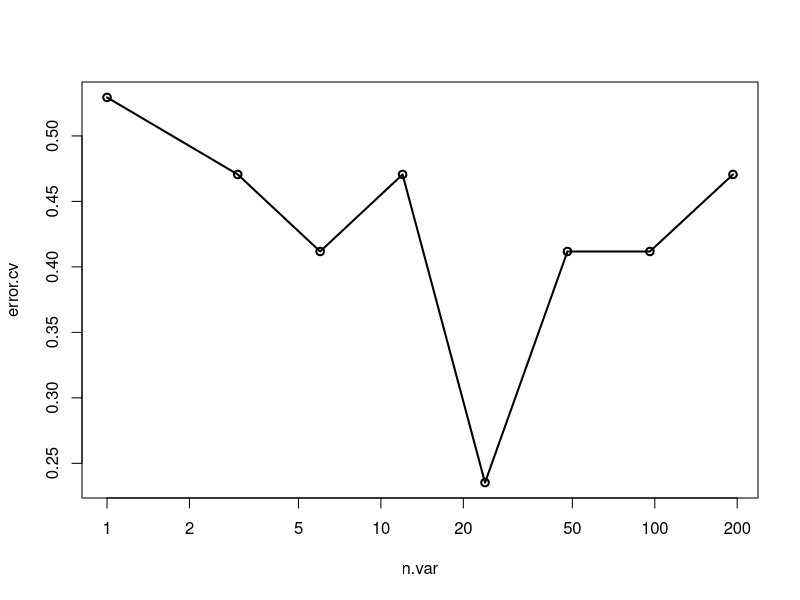

This figure's R source: (Note: this script raises an error after producing the figure.)
# 随机森林回归 Random Forest Regression


## 回归分析

# 我们主要有两个品种，种植在两个地点。这里先以A50建模，IR24验证的方案来演示。本实验较复杂 ，具体的方法会有多种组合。

# 读取实验设计、和物种分类文件
tc_map =read.table("design.txt",header = T, row.names = 1)
# 物种分类文件，由qiime summarize_taxa.py生成，详见扩增子分析流程系列
# 本研究以纲水平进行训练，其实各层面都可以，具体那个层面最优，需要逐个测试寻找。推荐纲、科，不建议用OTU，差异过大
otu_table =read.table("sum_g.txt",header = T, row.names = 1)
# 筛选品种作为训练集
sub_map = tc_map[tc_map$group %in% c("G2"),] # ,"IR24"
# 筛选OTU
idx = rownames(sub_map) %in% colnames(otu_table)
sub_map = sub_map[idx,]
sub_otu = otu_table[, rownames(sub_map)]   

## 随机森林回归
library(randomForest)
set.seed(315)
sub_map$site2 <- as.factor(sub_map$site2)
rf = randomForest(t(sub_otu), sub_map$site2, importance=TRUE, proximity=TRUE, ntree = 1000)
print(rf)

## 交叉验证选择Features
set.seed(315) # 随机数据保证结果可重复，必须
# rfcv是随机森林交叉验证函数：Random Forest Cross Validation
result = rfcv(t(sub_otu), sub_map$site2, cv.fold=10)
# 查看错误率表，23时错误率最低，为最佳模型
result$error.cv
# 绘制验证结果 
with(result, plot(n.var, error.cv, log="x", type="o", lwd=2))

# 导出feature重要性
imp= as.data.frame(rf$importance)
imp = imp[order(imp[,1],decreasing = T),]
head(imp)
write.table(imp,file = "importance_class.txt",quote = F,sep = '\t', row.names = T, col.names = T)
# 简单可视化
varImpPlot(rf, main = "Top 12 - Feature OTU importance",n.var = 15, bg = par("bg"),
           color = par("fg"), gcolor = par("fg"), lcolor = "gray" )


## ggplot2美华feature贡献度柱状图

# 软件内部的varImpPlot可以快速可视化贡献度，简单全面，但发表还是要美美哒，美是需要代码的，就是花时间
# 基本思路同绘制Top 23 feature柱状图，按门着色，简化纲水平名字

# 读取所有feature贡献度
imp = read.table("importance_class.txt", header=T, row.names= 1, sep="\t") 
# 分析选择top23分组效果最好
imp = head(imp, n=12)
# 反向排序X轴，让柱状图从上往下画
imp=imp[order(1:12,decreasing = T),]

# imp物种名分解
# 去除公共部分
imp$temp = gsub("k__Bacteria;p__","",rownames(imp),perl=TRUE) 
# 提取门名称
imp$phylum = gsub(";[\\w-\\[\\]_]+","",imp$temp,perl=TRUE) # rowname unallowed same name
imp$phylum = gsub("[\\[\\]]+","",imp$phylum,perl=TRUE) 
# 提取纲名称
imp$class = gsub("[\\w\\[\\];_]+;c__","",imp$temp,perl=TRUE)  
imp$class = gsub("[\\[\\]]+","",imp$class,perl=TRUE)
# 添加纲level保持队形
imp$class=factor(imp$class,levels = imp$class)

# 图4.1. 绘制物种类型种重要性柱状图
library(ggplot2)
imp$genus <- rownames(imp)
imp <- imp[order(imp$MeanDecreaseGini,decreasing = F),]
imp$genus=factor(imp$genus,levels = imp$genus)
p=ggplot(data = imp, mapping = aes(x=genus,y=imp$MeanDecreaseGini,fill=genus)) + 
  geom_bar(stat="identity")+coord_flip()+theme_classic()
p
ggsave(paste("rf_imp_feature",".pdf", sep=""), p, width = 4, height =4)



# 图4.2. 绘制时间序列热图

# 加载热图绘制包
library(pheatmap)

# 数据筛选23个feature展示
sub_abu = sub_otu[rownames(imp),]

# 简化名字
rownames(sub_abu)=imp[rownames(sub_abu),"genus"]

# 直接自动聚类出图
pheatmap(sub_abu, scale = "row")
# 保存结果
pheatmap(sub_abu, scale = "row", filename = "heatmap_samples.pdf", width = 5, height = 5)


# 按时间为组合并均值
sampFile = as.data.frame(sub_map$site2,row.names = row.names(sub_map))
colnames(sampFile)[1] = "group"
mat_t = t(sub_abu)
mat_t2 = merge(sampFile, mat_t, by="row.names")
mat_t2 = mat_t2[,-1]
mat_mean = aggregate(mat_t2[,-1], by=mat_t2[1], FUN=mean) # mean
otu_norm_group = do.call(rbind, mat_mean)[-1,]
colnames(otu_norm_group) = mat_mean$group
pheatmap(otu_norm_group,scale="row",cluster_cols = F, cluster_rows = T)
pheatmap(otu_norm_group, scale="row",cluster_cols = F, cluster_rows = T, filename = "heatmap_groups.pdf", width = 5, height = 5)



## 求每组最大值
bak=otu_norm_group

otu_norm_group = otu_norm_group[as.character(imp$genus),] # 按初始排序

for (i in 1:length(rownames(otu_norm_group))) {
#  i=1
  x=as.data.frame(sort(otu_norm_group[i,],decreasing = T))
  imp[i,"order"]=rownames(x)[1]
}
library(dplyr)
imp$order2 =  as.numeric(gsub("012","",imp$order,perl=TRUE) )
taxonomy = arrange(imp, desc(order2), genus)

otu_norm_group1 = otu_norm_group[match(taxonomy$genus,rownames(otu_norm_group)),] # 按初始排序

# 按初始排序
pheatmap(otu_norm_group1,scale="row",cluster_cols = F, cluster_rows = F)

pheatmap(otu_norm_group1,scale="row",cluster_cols = F, cluster_rows = F,filename ="pheatmap_order_all.pdf",width=8, height=4)

# 再用新顺序画样品
# X轴按从小到大排序
sub_abu1 = sub_abu[match(taxonomy$genus,rownames(sub_abu)),] # 按初始排序
# Y轴按时间排序
sub_design2 = arrange(sub_map, site2, group)

sub_abu2 = sub_abu1[,match(sub_design2$site2,colnames(sub_abu1))] # 按初始排序

pheatmap(sub_abu1,scale="row",cluster_cols = F, cluster_rows = F)
# 重绘所有样品，效果也没有均值好
pheatmap(sub_abu1,scale="row",cluster_cols = F, cluster_rows = F,filename ="pheatmap_order_all_sample.pdf",width=8, height=4)
